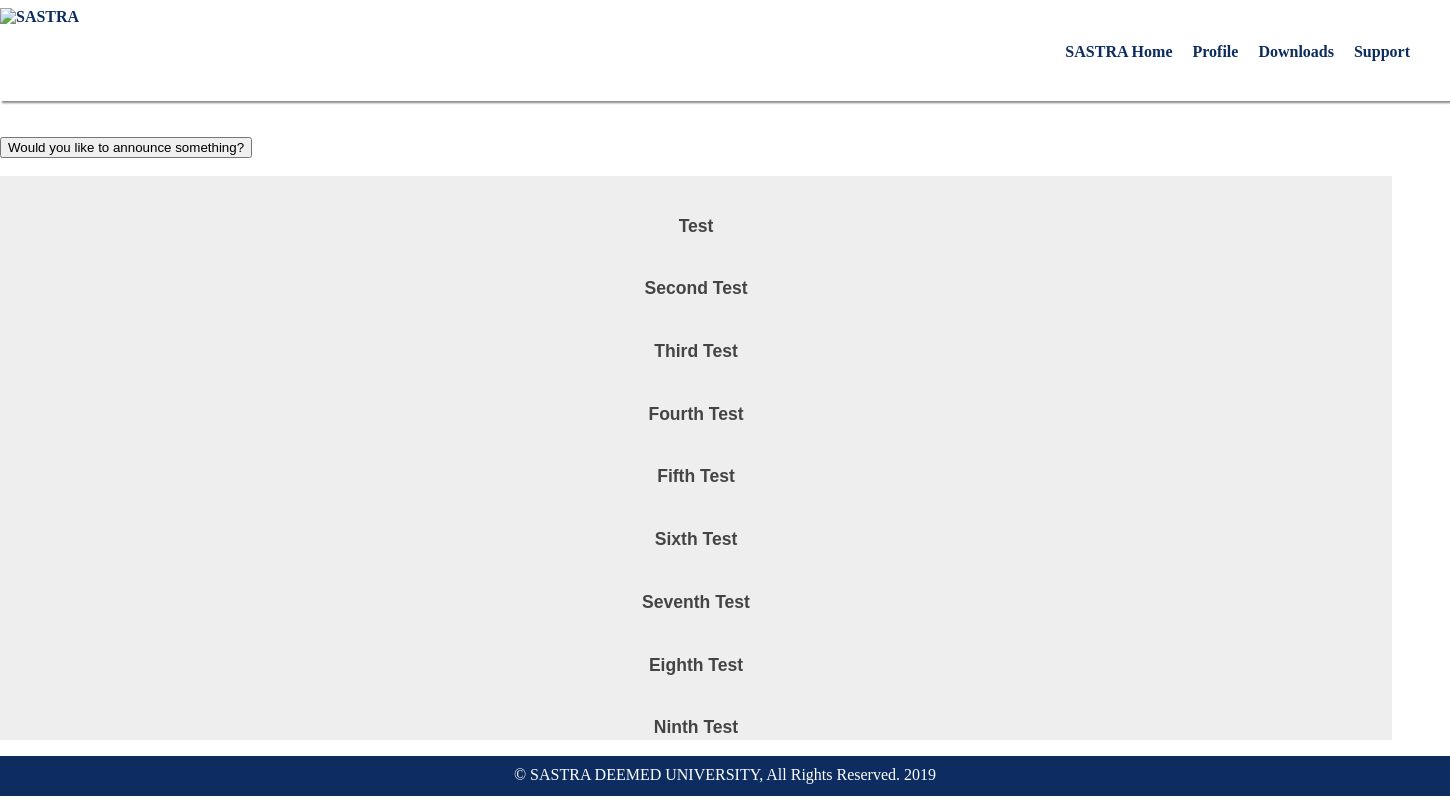
The page /annd/ (signed in) on the database its author committed.
### Research/models.py (models this page shows)
class Announcement(models.Model):
  title=models.CharField(max_length=200)
  body=models.CharField(max_length=1000)
  adate=models.DateField(null=True,blank=True)

### Research/views.py (the view)
# urls.py: url(r'^annd/',annd),
def annd(request):
  if request.session.has_key('mid'):
    dbA=Announcement.objects.filter()
    return render(request,"annd.html",{"dbA":dbA})
  else:
    return HttpResponseRedirect('/login1')

### Templates/annd.html (shortened to what this page needs)
{%load static%}
<html>
<head>
	<link rel="stylesheet" href="{%static 'header.css' %}">
	<link rel="stylesheet" href="https://use.fontawesome.com/releases/v5.6.3/css/all.css">
</head>
<body oncontextmenu="return false" >
	<div id="navbar">
			<a href="/support" class="buttons">Support</a>
      <a href="javascript:void(0)" class="buttons">Downloads</a>
      <a href="/profile" class="buttons">Profile</a>
		    <a href="www.sastra.edu" class="buttons">SASTRA Home</a>
	    	<a href="www.sastra.edu" class="brand-logo"><div class="logo2"><img src="https://www.sastra.edu/images/sastra/SASTRA_DEEMED_NEW_1.png" alt="SASTRA" /></div></a>
	</div>
<br>
<br>
<button onclick="nann()">Would you like to announce something?</button><br><br>
<ul>
  {%for a in dbA%}
<li class="anno">
<button class="accordion"><h3><br>{{a.title}}<br></h3></button>
{%endfor%}
</ul>
<div class="footer">
		<p class="footer-text">&copy; SASTRA DEEMED UNIVERSITY, All Rights Reserved. 2019</p>
	</div>
 </body>
 </html>

### static/header.css (style rules this page uses)
.footer-text { padding-top: 10px; }
@media only screen and (min-width: 768px) { #navbar { background-color: white; overflow: hidden; box-shadow: 2px 2px 2px #888888; position: -webkit-sticky; position: sticky; top: 0; padding-bottom: 40px; } }
@media only screen and (min-width: 768px) { #navbar a { float: right; display: block; color: #0D2C5F; font-weight: bold; text-align: center; text-decoration: none; } }
@media only screen and (min-width: 768px) { .buttons { margin-top: 35px; padding-right: 20px; } }
@media only screen and (min-width: 768px) { .brand-logo { float:left; margin-left:0; position: absolute; } }

### Templates/annd.html (style rules this page uses)
.accordion { background-color: #eee; color: #444; cursor: pointer; height: 8%; width: 80%; border: none; text-align: center; outline: none; font-size: 15px; transition: 0.4s; }
.accordion:after { content: '\002B'; color: #777; font-weight: bold; float: right; margin-left: 5px; }
body { font-size: 100%; margin-left: 0%; margin-right: 0%; }
.anno { float:none; }
ul { list-style-type: none; overflow: hidden; width: 120%; padding: 0; margin: 0; }
li { float: left; position: relative; font-weight: 500; }
.footer { width:100%; background-color: #0D2C5F; color:white; height: 5%; text-align: center; }

### rows shown on the page
Announcement: title "Test"
Announcement: title "Second Test"
Announcement: title "Third Test"
Announcement: title "Fourth Test"
Announcement: title "Fifth Test"
Announcement: title "Sixth Test"
Announcement: title "Seventh Test"
Announcement: title "Eighth Test"
Announcement: title "Ninth Test"
